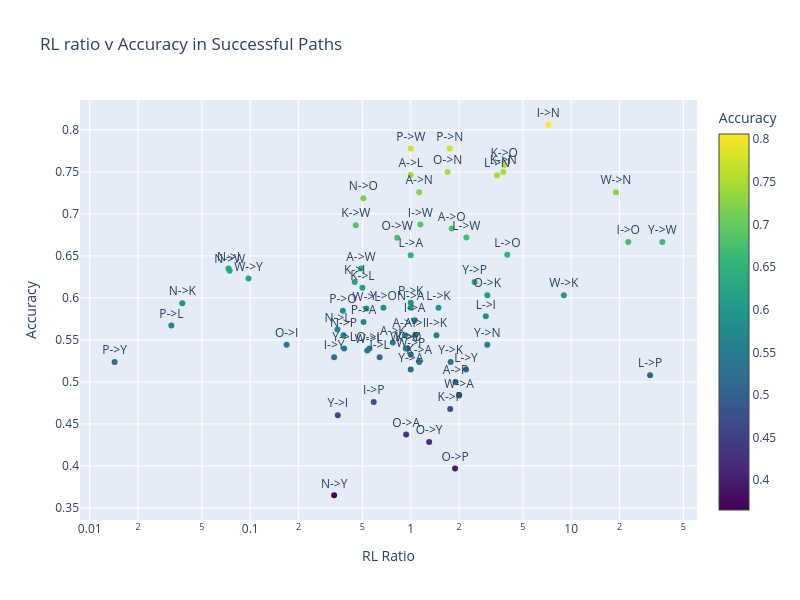

Notebook source saved alongside this figure:
### Code cell
# Create scatter plot
fig = go.Figure()
fig.add_trace(go.Scatter(
    x=backbone_RL_ratios,
    y=accs,
    mode='markers+text',
    text=labels,
    textposition="top center",
    marker=dict(
        color=accs,
        colorscale='Viridis',
        showscale=True,
        colorbar=dict(title="Accuracy")
    ),
    hovertemplate="RL ratios: %{x}<br>Accuracy: %{y}<br>Path: %{text}<br>Accuracy: %{marker.color:.2f}<extra></extra>"
))


fig.update_layout(
    width=800,
    height=600,
    xaxis_type="log",
    xaxis_title="RL Ratio",
    yaxis_title="Accuracy",
    title="RL ratio v Accuracy in Successful Paths",
)

fig.show()

from scipy import stats

backbone_RL_ratios = np.array(backbone_RL_ratios)
accs = np.array(accs)

valid_indices = ~(np.isnan(backbone_RL_ratios) | np.isinf(backbone_RL_ratios) | np.isnan(accs) | np.isinf(accs))


# Calculate correlation coefficient between backbone RL ratios and accuracy
correlation = np.corrcoef(backbone_RL_ratios[valid_indices], accs[valid_indices])[0,1]
print(f"Correlation coefficient between backbone R/L ratio and accuracy: {correlation:.3f}")


stat, p_value = stats.pearsonr(backbone_RL_ratios[valid_indices], accs[valid_indices])
print(f"P-value: {p_value:.3f}")

if p_value < 0.05:
    print("The correlation is statistically significant (p < 0.05)")
else:
    print("The correlation is not statistically significant (p >= 0.05)")

### Figure 1 — Plotly figure (JSON) as saved in the notebook; plotly's stock layout.template omitted (floating-point values rounded to 4 significant figures)
{"data": [{"hovertemplate": "RL ratios: %{x}<br>Accuracy: %{y}<br>Path: %{text}<br>Accuracy: %{marker.color:.2f}<extra></extra>", "marker": {"color": [0.5556, 0.5469, 0.7463, 0.7258, 0.6825, 0.5, 0.6349, 0.5556, 0.5735, 0.5556, 0.5294, 0.8061, 0.6667, 0.4762, 0.6875, 0.5294, 0.5238, 0.619, 0.6119, 0.75, 0.7581, 0.4677, 0.6866, 0.5397, 0.6508, 0.5781, 0.5882, 0.746, 0.6515, 0.5079, 0.6719, 0.5147, 0.5882, 0.6349, 0.5938, 0.5625, 0.7188, 0.5556, 0.6324, 0.3651, 0.4375, 0.5441, 0.6032, 0.5397, 0.75, 0.3971, 0.6716, 0.4286, 0.5714, 0.6618, 0.5942, 0.5672, 0.7778, 0.5846, 0.7778, 0.5238, 0.4839, 0.5373, 0.6032, 0.5873, 0.7258, 0.5397, 0.5323, 0.6232, 0.5147, 0.4603, 0.5238, 0.5397, 0.5441, 0.5882, 0.619, 0.6667], "colorbar": {"title": {"text": "Accuracy"}}, "colorscale": [[0, "#440154"], [0.1111, "#482878"], [0.2222, "#3e4989"], [0.3333, "#31688e"], [0.4444, "#26828e"], [0.5556, "#1f9e89"], [0.6667, "#35b779"], [0.7778, "#6ece58"], [0.8889, "#b5de2b"], [1, "#fde725"]], "showscale": true}, "mode": "markers+text", "text": ["A->I", "A->K", "A->L", "A->N", "A->O", "A->P", "A->W", "A->Y", "I->A", "I->K", "I->L", "I->N", "I->O", "I->P", "I->W", "I->Y", "K->A", "K->I", "K->L", "K->N", "K->O", "K->P", "K->W", "K->Y", "L->A", "L->I", "L->K", "L->N", "L->O", "L->P", "L->W", "L->Y", "N->A", "N->I", "N->K", "N->L", "N->O", "N->P", "N->W", "N->Y", "O->A", "O->I", "O->K", "O->L", "O->N", "O->P", "O->W", "O->Y", "P->A", "P->I", "P->K", "P->L", "P->N", "P->O", "P->W", "P->Y", "W->A", "W->I", "W->K", "W->L", "W->N", "W->O", "W->P", "W->Y", "Y->A", "Y->I", "Y->K", "Y->L", "Y->N", "Y->O", "Y->P", "Y->W"], "textposition": "top center", "type": "scatter", "x": [1.067, 0.7733, 1, 1.129, 1.8, 1.903, 0.4898, 0.9216, 1.056, 1.447, 0.64, 7.2, 22.67, 0.5882, 1.149, 0.3333, 1.129, 0.4474, 0.5, 3.774, 3.824, 1.762, 0.4545, 0.9574, 1, 2.935, 1.49, 3.452, 4, 31, 2.222, 2.211, 1, 0.07317, 0.03774, 0.3494, 0.5068, 0.381, 0.07447, 0.3333, 0.9365, 0.1685, 3, 0.5529, 1.698, 1.889, 0.8235, 1.303, 0.5082, null, 1, 0.03226, 1.75, 0.3778, 1, 0.01429, 2, 0.5357, 9, 0.5294, 19, 0.9322, 1, 0.09756, 1, 0.3514, 1.773, 0.3846, 3, 0.6761, 2.5, 37], "y": [0.5556, 0.5469, 0.7463, 0.7258, 0.6825, 0.5, 0.6349, 0.5556, 0.5735, 0.5556, 0.5294, 0.8061, 0.6667, 0.4762, 0.6875, 0.5294, 0.5238, 0.619, 0.6119, 0.75, 0.7581, 0.4677, 0.6866, 0.5397, 0.6508, 0.5781, 0.5882, 0.746, 0.6515, 0.5079, 0.6719, 0.5147, 0.5882, 0.6349, 0.5938, 0.5625, 0.7188, 0.5556, 0.6324, 0.3651, 0.4375, 0.5441, 0.6032, 0.5397, 0.75, 0.3971, 0.6716, 0.4286, 0.5714, 0.6618, 0.5942, 0.5672, 0.7778, 0.5846, 0.7778, 0.5238, 0.4839, 0.5373, 0.6032, 0.5873, 0.7258, 0.5397, 0.5323, 0.6232, 0.5147, 0.4603, 0.5238, 0.5397, 0.5441, 0.5882, 0.619, 0.6667]}], "layout": {"height": 600, "title": {"text": "RL ratio v Accuracy in Successful Paths"}, "width": 800, "xaxis": {"title": {"text": "RL Ratio"}, "type": "log"}, "yaxis": {"title": {"text": "Accuracy"}}}}
